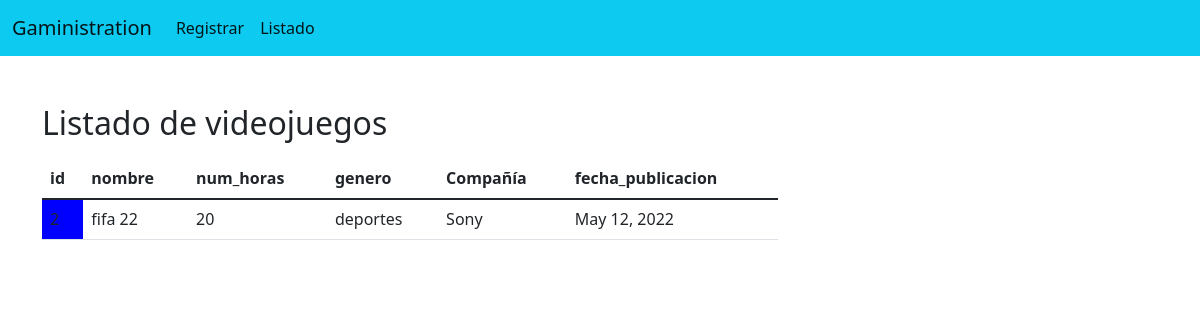
Page /GameStore/listadovideojuegosSony/ on the earlier database version.
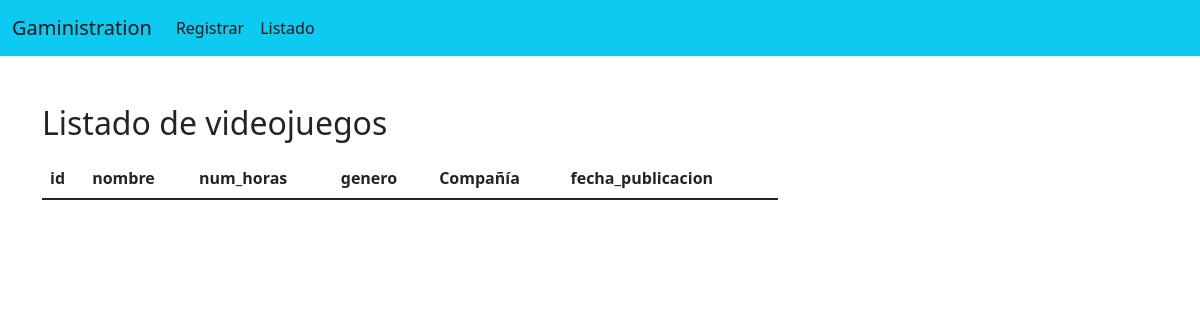
Same page on the later database version.
### GameStore/models.py (models this page shows, shortened)
class Videojuego(models.Model):
    id = models.IntegerField(primary_key=True)
    nombre = models.TextField(max_length=150)
    num_horas = models.IntegerField()
    genero = models.TextField(max_length=150)
    fecha_publicacion = models.DateField()
    compania = models.TextField(max_length=150)

### GameStore/views.py (the view)
def cargar_listaS(request):
    videojuegos = Videojuego.objects.all()
    return render(request, "ListadoVideojuegosSony.html", {"videojuegos":videojuegos})

### templates/ListadoVideojuegosSony.html (shortened to what this page needs)
{% extends "./base.html" %}
{% block body %}
<div class="row">
    <div class="col-sm-12 col-md-6 col-lg-8 col-xl-8 py-4">
        <h2>Listado de videojuegos</h2>
        <div class="table-responsive py-2">
            <table class="table table-striped">
                <thead>
                    <tr>
                        <th>id</th>
                        <th>nombre</th>
                        <th>num_horas</th>
                        <th>genero</th>
                        <th>Compañía</th>
                        <th>fecha_publicacion</th>
                    </tr>
                </thead>
                <tbody>
                    {% for videojuego in videojuegos %}
                        <tr>
                            {% if videojuego.compania == "Sony" %}
                                <td style="background: blue">{{ videojuego.id }}</td>
                                <td>{{ videojuego.nombre }}</td>
                                <td>{{ videojuego.num_horas }}</td>
                                <td>{{ videojuego.genero }}</td>
                                <td>{{ videojuego.compania }}</td>
                                <td>{{ videojuego.fecha_publicacion }}</td>
                            {% endif %}
                        </tr>
                    {% endfor %}
                </tbody>
            </table>
        </div>
    </div>
</div>
{% endblock %}

Differences in the rows shown:
removed Videojuego: nombre "fifa 22", num_horas "20", genero "deportes", compania "Sony", fecha_publicacion "May 12, 2022"
